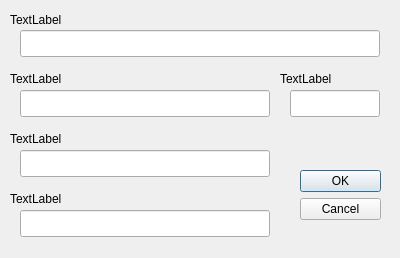
<?xml version="1.0" encoding="UTF-8"?>
<ui version="4.0">
 <class>ConnectionDataDialog</class>
 <widget class="QDialog" name="ConnectionDataDialog">
  <property name="geometry">
   <rect>
    <x>0</x>
    <y>0</y>
    <width>400</width>
    <height>258</height>
   </rect>
  </property>
  <property name="windowTitle">
   <string>Dialog</string>
  </property>
  <widget class="QDialogButtonBox" name="buttonBox">
   <property name="geometry">
    <rect>
     <x>300</x>
     <y>170</y>
     <width>81</width>
     <height>61</height>
    </rect>
   </property>
   <property name="orientation">
    <enum>Qt::Vertical</enum>
   </property>
   <property name="standardButtons">
    <set>QDialogButtonBox::Cancel|QDialogButtonBox::Ok</set>
   </property>
  </widget>
  <widget class="QLabel" name="label_1">
   <property name="geometry">
    <rect>
     <x>10</x>
     <y>10</y>
     <width>260</width>
     <height>20</height>
    </rect>
   </property>
   <property name="text">
    <string>TextLabel</string>
   </property>
  </widget>
  <widget class="QLineEdit" name="lineEdit_1">
   <property name="geometry">
    <rect>
     <x>20</x>
     <y>30</y>
     <width>360</width>
     <height>27</height>
    </rect>
   </property>
  </widget>
  <widget class="QLabel" name="label_2">
   <property name="geometry">
    <rect>
     <x>10</x>
     <y>70</y>
     <width>260</width>
     <height>17</height>
    </rect>
   </property>
   <property name="text">
    <string>TextLabel</string>
   </property>
  </widget>
  <widget class="QLineEdit" name="lineEdit_2">
   <property name="geometry">
    <rect>
     <x>20</x>
     <y>90</y>
     <width>250</width>
     <height>27</height>
    </rect>
   </property>
  </widget>
  <widget class="QLabel" name="label_3">
   <property name="geometry">
    <rect>
     <x>10</x>
     <y>130</y>
     <width>260</width>
     <height>17</height>
    </rect>
   </property>
   <property name="text">
    <string>TextLabel</string>
   </property>
  </widget>
  <widget class="QLineEdit" name="lineEdit_3">
   <property name="geometry">
    <rect>
     <x>20</x>
     <y>150</y>
     <width>250</width>
     <height>27</height>
    </rect>
   </property>
  </widget>
  <widget class="QLabel" name="label_4">
   <property name="geometry">
    <rect>
     <x>10</x>
     <y>190</y>
     <width>250</width>
     <height>17</height>
    </rect>
   </property>
   <property name="text">
    <string>TextLabel</string>
   </property>
  </widget>
  <widget class="QLineEdit" name="lineEdit_4">
   <property name="geometry">
    <rect>
     <x>20</x>
     <y>210</y>
     <width>250</width>
     <height>27</height>
    </rect>
   </property>
  </widget>
  <widget class="QLabel" name="label_5">
   <property name="geometry">
    <rect>
     <x>280</x>
     <y>70</y>
     <width>80</width>
     <height>17</height>
    </rect>
   </property>
   <property name="text">
    <string>TextLabel</string>
   </property>
  </widget>
  <widget class="QLineEdit" name="lineEdit_5">
   <property name="geometry">
    <rect>
     <x>290</x>
     <y>90</y>
     <width>90</width>
     <height>27</height>
    </rect>
   </property>
  </widget>
 </widget>
 <resources/>
 <connections>
  <connection>
   <sender>buttonBox</sender>
   <signal>accepted()</signal>
   <receiver>ConnectionDataDialog</receiver>
   <slot>accept()</slot>
   <hints>
    <hint type="sourcelabel">
     <x>248</x>
     <y>254</y>
    </hint>
    <hint type="destinationlabel">
     <x>157</x>
     <y>274</y>
    </hint>
   </hints>
  </connection>
  <connection>
   <sender>buttonBox</sender>
   <signal>rejected()</signal>
   <receiver>ConnectionDataDialog</receiver>
   <slot>reject()</slot>
   <hints>
    <hint type="sourcelabel">
     <x>316</x>
     <y>260</y>
    </hint>
    <hint type="destinationlabel">
     <x>286</x>
     <y>274</y>
    </hint>
   </hints>
  </connection>
 </connections>
</ui>
